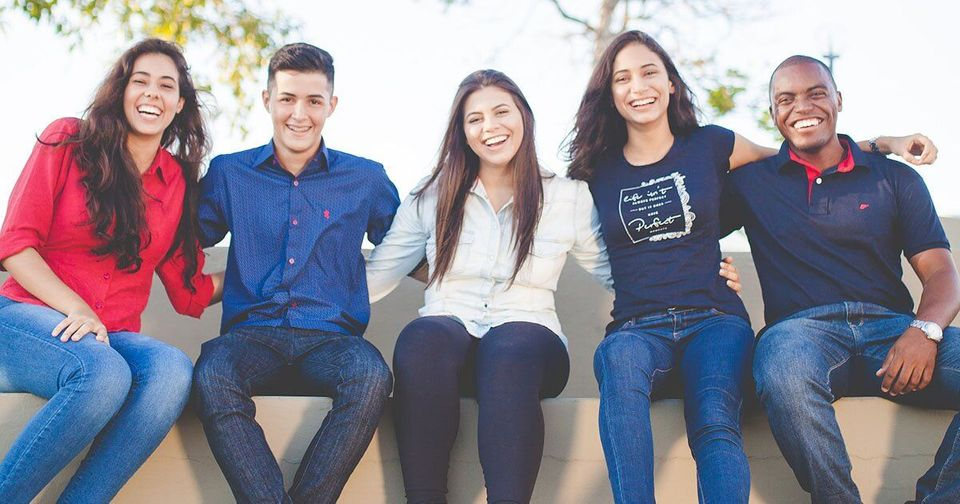
#> input picture img/diphuot_11102019/img1.jpg, 960 x 504 px, found by its file name
$ jupyter execute face_detection_img.ipynb   (text cells are left out)
#> lines starting #> are read from the running program, lines starting #| are printed output that depends on the picture; after the words box and inside, x2 and y2 are one past the last pixel; in counts of white or black regions, pixels touching at a corner belong together
[cell 1]
from google.colab import drive
drive.mount('/content/drive')

[cell 2]
from google.colab.patches import cv2_imshow
import cv2
import os

[cell 3]
face_detector = cv2.CascadeClassifier('/content/drive/Othercomputers/My Laptop/Documents/Deep_learning/CNN/face detection/opencv/data/haarcascades/haarcascade_frontalface_default.xml')

[cell 4]
def getFaces(img_path):
    img = cv2.imread(img_path)
#> img is the input picture: shape (504, 960, 3); mean B, G, R 150.7, 137.3, 140.9
    img_gray = cv2.cvtColor(img, cv2.COLOR_BGR2GRAY)
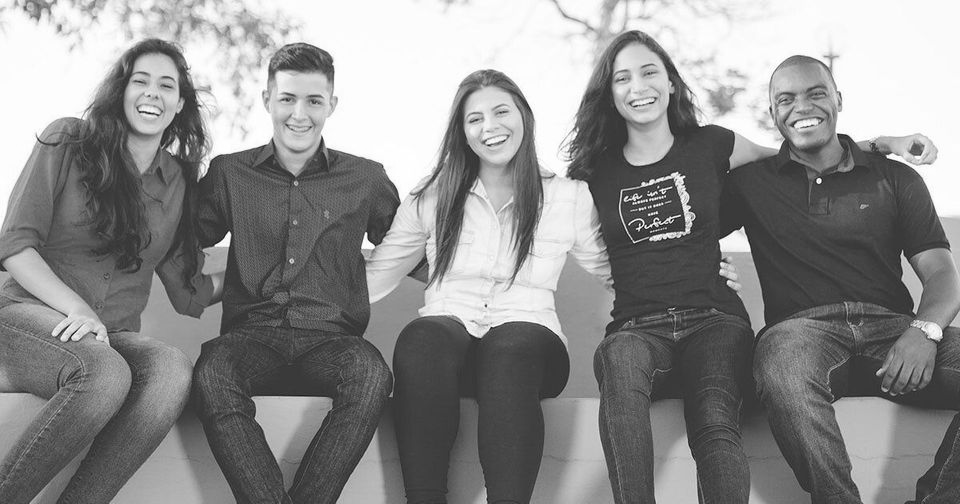
#> img_gray: shape (504, 960); min 4, max 255, mean 139.9

    faces = face_detector.detectMultiScale(img_gray, 1.3, 5)
#> faces = [[601, 47, 74, 74], [117, 54, 74, 74], [265, 72, 73, 73], [453, 87, 75, 75], [119, 110, 74, 74]]
    count = 0
    for x, y, w, h in faces:
        img_face = cv2.resize(img[y+3: y+h-3, x+3: x+w-3], (64, 64))
        cv2.imwrite(img_path.replace('img', 'face_cut').split('.jpg')[0] + f'_{count}.jpg', img_face)
        # cv2.rectangle(img, (x, y), (x + w, y + h), (0, 255, 0), 2)
        count += 1
#> this loop made 5 passes
#> pass 1, in getFaces, `img_face = cv2.resize(img[y+3: y+h-3, x+3: x+w-3], (64, 64))`:
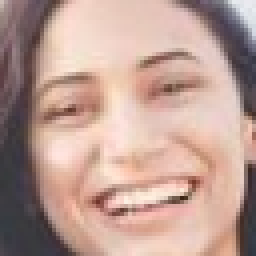
#> img_face: shape (64, 64, 3) (shown 4 times larger); mean B, G, R 147.7, 157.7, 188.4
#> pass 2, in getFaces, `img_face = cv2.resize(img[y+3: y+h-3, x+3: x+w-3], (64, 64))`:
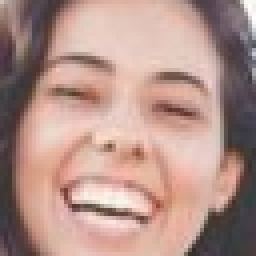
#> img_face: shape (64, 64, 3) (shown 4 times larger); mean B, G, R 137.8, 146.3, 179.3
#> pass 3, in getFaces, `img_face = cv2.resize(img[y+3: y+h-3, x+3: x+w-3], (64, 64))`:
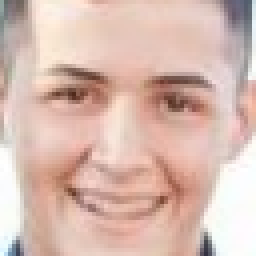
#> img_face: shape (64, 64, 3) (shown 4 times larger); mean B, G, R 176.8, 187.1, 216.9
#> after the loop, count = 5

[cell 5]
folder_path = '/content/drive/Othercomputers/My Laptop/Documents/Deep_learning/CNN/face detection/'
# image_path = f'{folder_path}img1.jpg'

[cell 6]
for whatelse in os.listdir(f'{folder_path}img/'):
    # print(whatelse)
    whatelse_path = os.path.join(f'{folder_path}img/', whatelse)
    for sub_whatelse in os.listdir(whatelse_path):
        # print(sub_whatelse)
        img_path = os.path.join(whatelse_path, sub_whatelse)
        if not os.path.isdir(whatelse_path.replace('img', 'face_cut')):
            os.mkdir(whatelse_path.replace('img', 'face_cut'))
        if img_path.endswith('.jpg'):
            # print(img_path)
            getFaces(img_path)

cv2.destroyAllWindows()

[cell 7]
cam = cv2.VideoCapture(0)

[cell 8]
while True:
    OK, frame = cam.read()
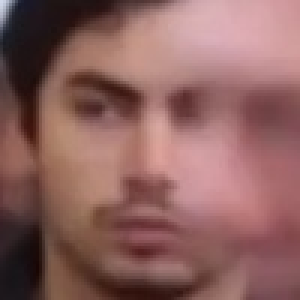
#> input picture imgs_roi/roi_0.jpg, 100 x 100 px, given in place of the camera (shown 3 times larger)
#> frame is the input picture: shape (100, 100, 3); mean B, G, R 94.5, 97.5, 140.1
    faces = face_detector.detectMultiScale(frame, 1.3, 5)
#> faces = [[4, 4, 89, 89]]

    for (x, y, w, h) in faces:
        cv2.rectangle(frame, (x, y), (x + w, y + h), (128, 255, 50), 1)
#> this loop made 1 pass
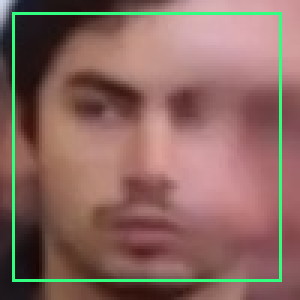
#> frame: shape (100, 100, 3) (shown 3 times larger); 3.56% of pixels changed, all inside (x1, y1, x2, y2) = (4, 4, 94, 94)
    cv2_imshow(frame)

    if cv2.waitKey(1) & 0xFF == ord('q'):
#> (key q is pressed here)
        break

cam.release()
cv2.destroyAllWindows()
